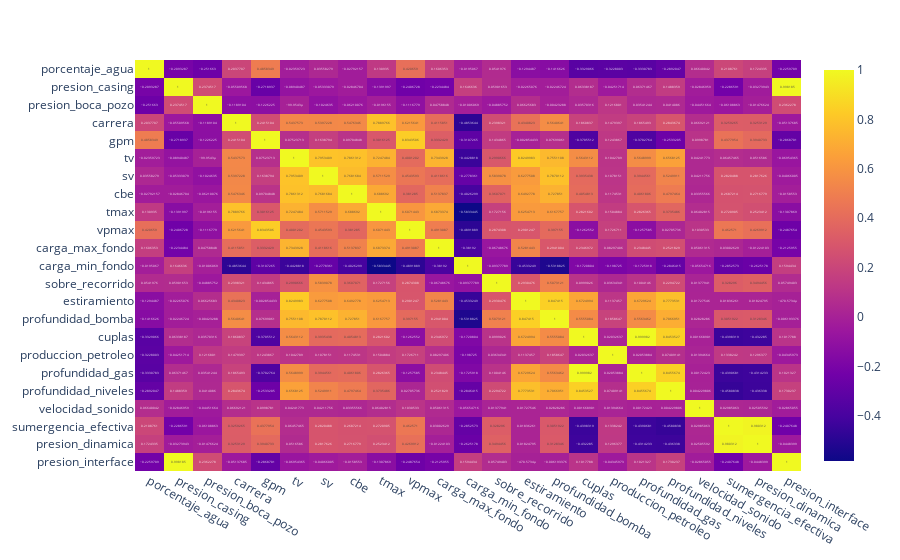

Notebook source saved alongside this figure:
### Markdown cell above
# Análisis de correlaciones

### Code cell
col_types = df.dtypes

numeric_cols = []
for i, v in zip(col_types.index, col_types.values):
    if v != 'object' and v != 'datetime64[ns]':
        numeric_cols.append(i)

fig = px.imshow(df[numeric_cols].corr(), text_auto=True, aspect="auto")
fig.show()

### Figure 1 — Plotly figure (JSON) as saved in the notebook; plotly's stock layout.template omitted (floating-point values rounded to 4 significant figures; data arrays with more than 128 entries replaced by an {"elided": "..."} marker saying what was removed)
{"data": [{"coloraxis": "coloraxis", "hovertemplate": "x: %{x}<br>y: %{y}<br>color: %{z}<extra></extra>", "name": "0", "texttemplate": "%{z}", "type": "heatmap", "x": ["porcentaje_agua", "presion_casing", "presion_boca_pozo", "carrera", "gpm", "tv", "sv", "cbe", "tmax", "vpmax", "carga_max_fondo", "carga_min_fondo", "sobre_recorrido", "estiramiento", "profundidad_bomba", "cuplas", "produccion_petroleo", "profundidad_gas", "profundidad_niveles", "velocidad_sonido", "sumergencia_efectiva", "presion_dinamica", "presion_interface"], "xaxis": "x", "y": ["porcentaje_agua", "presion_casing", "presion_boca_pozo", "carrera", "gpm", "tv", "sv", "cbe", "tmax", "vpmax", "carga_max_fondo", "carga_min_fondo", "sobre_recorrido", "estiramiento", "profundidad_bomba", "cuplas", "produccion_petroleo", "profundidad_gas", "profundidad_niveles", "velocidad_sonido", "sumergencia_efectiva", "presion_dinamica", "presion_interface"], "yaxis": "y", "z": {"elided": "23x23 float values"}}], "layout": {"coloraxis": {"colorscale": [[0, "#0d0887"], [0.1111, "#46039f"], [0.2222, "#7201a8"], [0.3333, "#9c179e"], [0.4444, "#bd3786"], [0.5556, "#d8576b"], [0.6667, "#ed7953"], [0.7778, "#fb9f3a"], [0.8889, "#fdca26"], [1, "#f0f921"]]}, "margin": {"t": 60}, "xaxis": {"anchor": "y", "domain": [0, 1]}, "yaxis": {"anchor": "x", "autorange": "reversed", "domain": [0, 1]}}}
